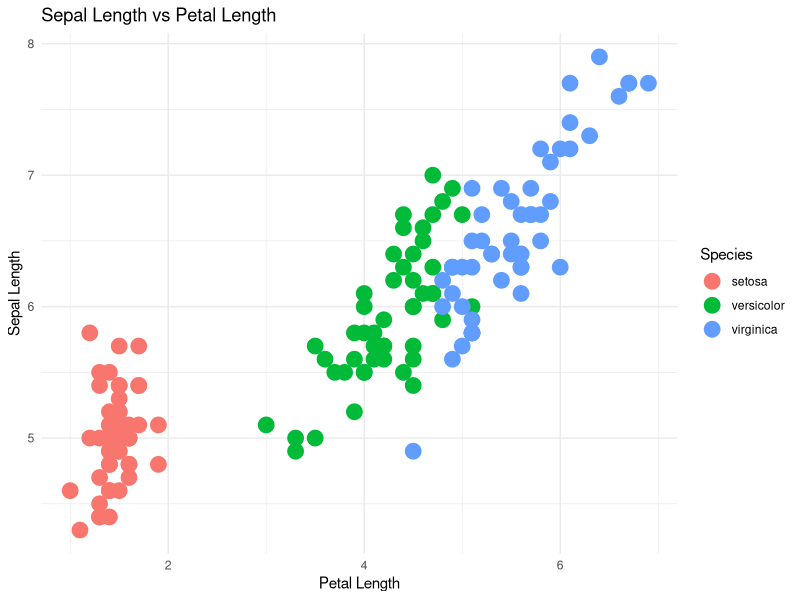

Write the R code that produced this figure.
## ---- chunk 1
library(ggplot2)
## ---- chunk 2
#Load and read the data iris dataset
data(iris)
head(iris)
## ---- chunk 3
summary(iris)
## ---- chunk 4
aggregate(Sepal.Length ~ Species, data = iris, mean)
## ---- chunk 5
ggplot(iris, aes(x = Petal.Length, y = Sepal.Length, color = Species)) +
geom_point(size = 5) +
labs(title = "Sepal Length vs Petal Length",
x = "Petal Length",
y = "Sepal Length") +
theme_minimal()
